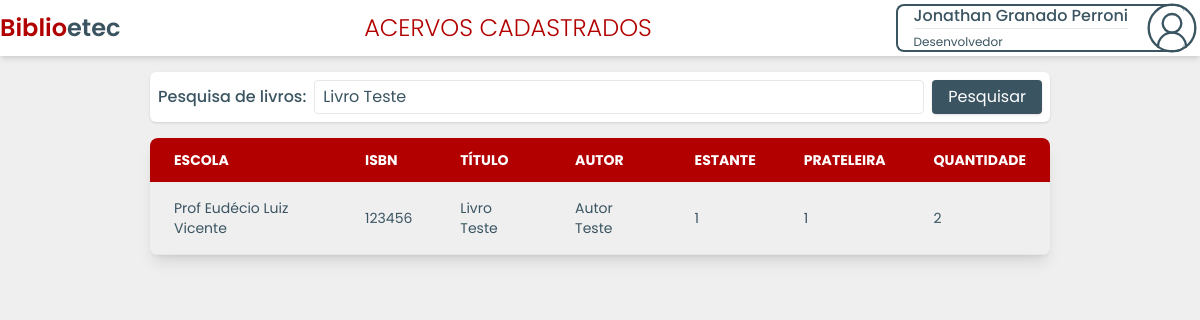
Page /Users/pageUser/aluno/pagealuno.php?pesquisa=Livro Teste (signed in) on the earlier database version.
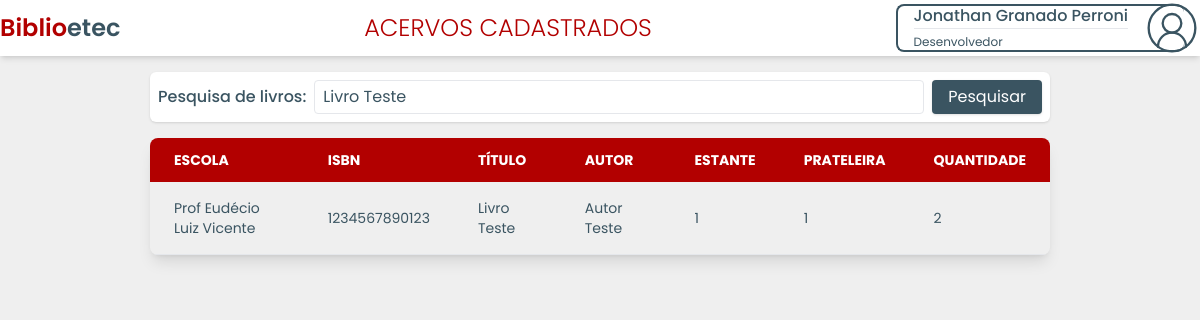
Same page on the later database version.
### tables this page shows
CREATE TABLE `tblivros` (
  `codigo` int(11) NOT NULL,
  `nome_escola` text DEFAULT NULL,
  `classe` text DEFAULT NULL,
  `titulo` text NOT NULL,
  `autor` text NOT NULL,
  `editora` text DEFAULT NULL,
  `ano_publicacao` year(4) DEFAULT NULL,
  `isbn` text DEFAULT NULL,
  `genero` text DEFAULT NULL,
  `num_paginas` int(11) DEFAULT NULL,
  `idioma` text DEFAULT NULL,
  `data_adicao` timestamp NOT NULL DEFAULT current_timestamp(),
  `estante` text DEFAULT NULL,
  `prateleira` text DEFAULT NULL,
  `edicao` int(11) DEFAULT NULL,
  `quantidade` int(11) DEFAULT NULL
);

### Users/pageUser/aluno/pagealuno.php (the view, shortened to what this page needs)
<?php
include_once("../../../conexao/conexao.php");
if (isset($_GET["pesquisa"])) {
    $pesquisa = $_GET["pesquisa"];
} else {
    $pesquisa = '';
}
$pesquisa_escapada = mysqli_real_escape_string($conn, $pesquisa);
mysqli_set_charset($conn, "utf8mb4");
?>
<!DOCTYPE html>
<html lang="pt-BR">
<head>
    <link rel="stylesheet" href="../../UserCss/defaults.css">
    <script src="https://cdn.tailwindcss.com"></script>
</head>
<body class="w-screen h-screen flex flex-col items-center bg-[var(--off-white)]">
    <header class="min-w-full bg-white py-1 flex flex-row justify-between items-center shadow-md overflow-hidden ">
        <a href="#" class="text-2xl  xl:text-4xl xl:mx-4 text-primary font-semibold" tabindex="-1">Biblio<span class="text-secondary">etec</span></a>
        <h1 class="text-2xl font-light text-primary">ACERVOS CADASTRADOS</h1>
        <button id="dropdown-perfil" data-dropdown-toggle="dropdown" class="flex justify-between items-center max-h-12 pl-4 mr-4 bg-white border-2 border-solid border-[var(--secondary)] border-r-0 rounded-lg text-[var(--secondary)] text-left flex-nowrap text-nowrap" type="button">
            <div>
                <span class="text-[var(--secondary)] font-medium"><?php echo $_SESSION['nome']; ?></span>
                <hr>
                <span class="text-xs text-[var(--secondary)]"><?php echo $_SESSION['acesso']; ?></span>
            </div>
        </button>
    </header>
    <main class="mt-1 mx-1 md:mt-4 md:mx-4 w-full flex flex-col items-center gap-4 ">
        <form name="pesquisa" action="pagealuno.php" method="get" class="w-full md:w-[75%] flex flex-column md:flex-row items-center justify-between gap-2 px-2 py-2 bg-white rounded-md shadow">
            <div class="w-full flex flex-column justify-center gap-2 items-center">
                <label for="pesquise" class="font-medium text-secondary text-nowrap">Pesquisa de livros:</label>
                <input type="text" name="pesquisa" value="<?php echo htmlspecialchars($pesquisa); ?>" class="w-full border border-secondary rounded text-secondary placeholder:text-secondary px-2 py-1">
            </div>
            <input type="submit" value="Pesquisar" class="bg-secondary text-white rounded shadow h-full px-4">
        </form>
        <div class="w-full md:w-[75%] relative overflow-x-auto shadow-lg rounded-lg">
            <table class="min-w-full text-sm text-left text-[var(--secondary)]">
                <thead class="text-sm text-white uppercase bg-[var(--primary)]">
                    <tr>
                        <th class="px-6 py-3">Escola</th>
                        <th class="px-6 py-3">ISBN</th>
                        <th class="px-6 py-3">Título</th>
                        <th class="px-6 py-3">Autor</th>
                        <th class="px-6 py-3">Estante</th>
                        <th class="px-6 py-3">Prateleira</th>
                        <th class="px-6 py-3">Quantidade</th>
                    </tr>
                </thead>
                <tbody>
                    <?php
                    $sql = "SELECT codigo, nome_escola, titulo, autor, estante, prateleira, quantidade, isbn
                            FROM tblivros
                            WHERE titulo LIKE '%$pesquisa_escapada%'
                            ORDER BY codigo";
                    $result = mysqli_query($conn, $sql);
                    if ($result && mysqli_num_rows($result) > 0) {
                        while ($row = mysqli_fetch_assoc($result)) {
                            echo '<tr class="border-b">';
                            echo '<td class="px-6 py-4">' . htmlspecialchars($row['nome_escola']) . '</td>';
                            echo '<td class="px-6 py-4">' . htmlspecialchars($row['isbn']) . '</td>';
                            echo '<td class="px-6 py-4">' . htmlspecialchars($row['titulo']) . '</td>';
                            echo '<td class="px-6 py-4">' . htmlspecialchars($row['autor']) . '</td>';
                            echo '<td class="px-6 py-4">' . htmlspecialchars($row['estante']) . '</td>';
                            echo '<td class="px-6 py-4">' . htmlspecialchars($row['prateleira']) . '</td>';
                            echo '<td class="px-6 py-4">' . htmlspecialchars($row['quantidade']) . '</td>';
                            echo '</tr>';
                        }
                    } else {
                        echo '<tr><td colspan="9" class="px-6 py-4 text-center">Nenhum resultado encontrado.</td></tr>';
                    }
                    ?>
                </tbody>
            </table>
        </div>
    </main>
</body>
</html>

Differences in the rows shown:
changed tblivros "Prof Eudécio Luiz Vicente": isbn "123456" → "1234567890123"
